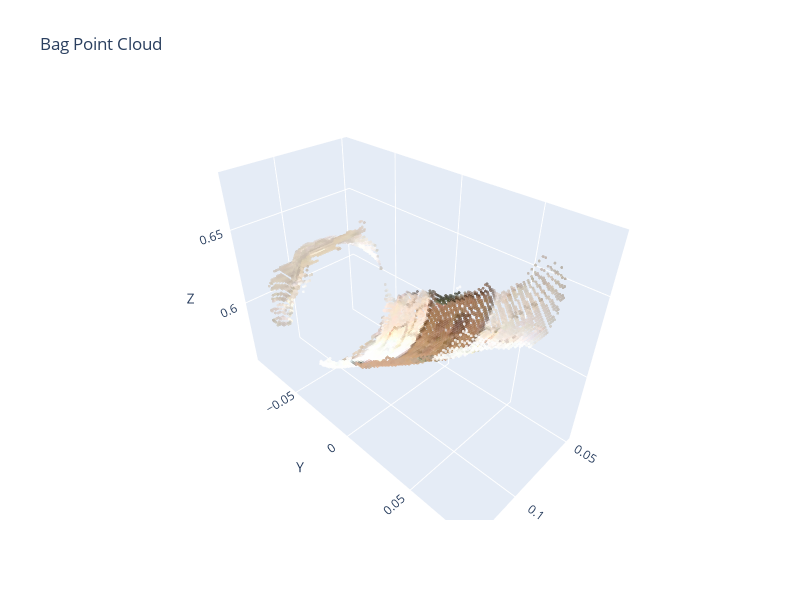

This figure's notebook cell:
### Code cell
import plotly.graph_objects as go
import numpy as np

# 假设 points_3d 是一个 NumPy 数组，形状为 (N, 3)
# 如果还不是 numpy 数组，先转换：
# points_3d = np.asarray(points_3d)
img_color = image[ys, xs].reshape(-1, 3)
# 创建 3D 散点图 从RGB图片取色
fig = go.Figure(data=go.Scatter3d(
    x=points_3d[:, 0],
    y=points_3d[:, 1],
    z=points_3d[:, 2],
    mode='markers',
    marker=dict(
        size=1,
        color=img_color,  # 使用原图颜色
        opacity=0.8
    )
))

# 设置窗口标题（在 Plotly 中是 layout.title）
fig.update_layout(
    title="Bag Point Cloud",
    scene=dict(
        xaxis_title='X',
        yaxis_title='Y',
        zaxis_title='Z',
        aspectmode='data'  # 保持真实比例
    ),
    width=800,
    height=600
)

# 显示（Jupyter 中自动嵌入；脚本中会打开浏览器）
fig.show()

### Figure 1 — Plotly figure (JSON) as saved in the notebook; plotly's stock layout.template omitted (floating-point values rounded to 4 significant figures; data arrays with more than 128 entries replaced by an {"elided": "..."} marker saying what was removed)
{"data": [{"marker": {"color": {"elided": "6847x3 int values"}, "opacity": 0.8, "size": 1}, "mode": "markers", "type": "scatter3d", "x": {"elided": "6847 float values"}, "y": {"elided": "6847 float values"}, "z": {"elided": "6847 float values"}}], "layout": {"height": 600, "scene": {"aspectmode": "data", "xaxis": {"title": {"text": "X"}}, "yaxis": {"title": {"text": "Y"}}, "zaxis": {"title": {"text": "Z"}}}, "title": {"text": "Bag Point Cloud"}, "width": 800}}
